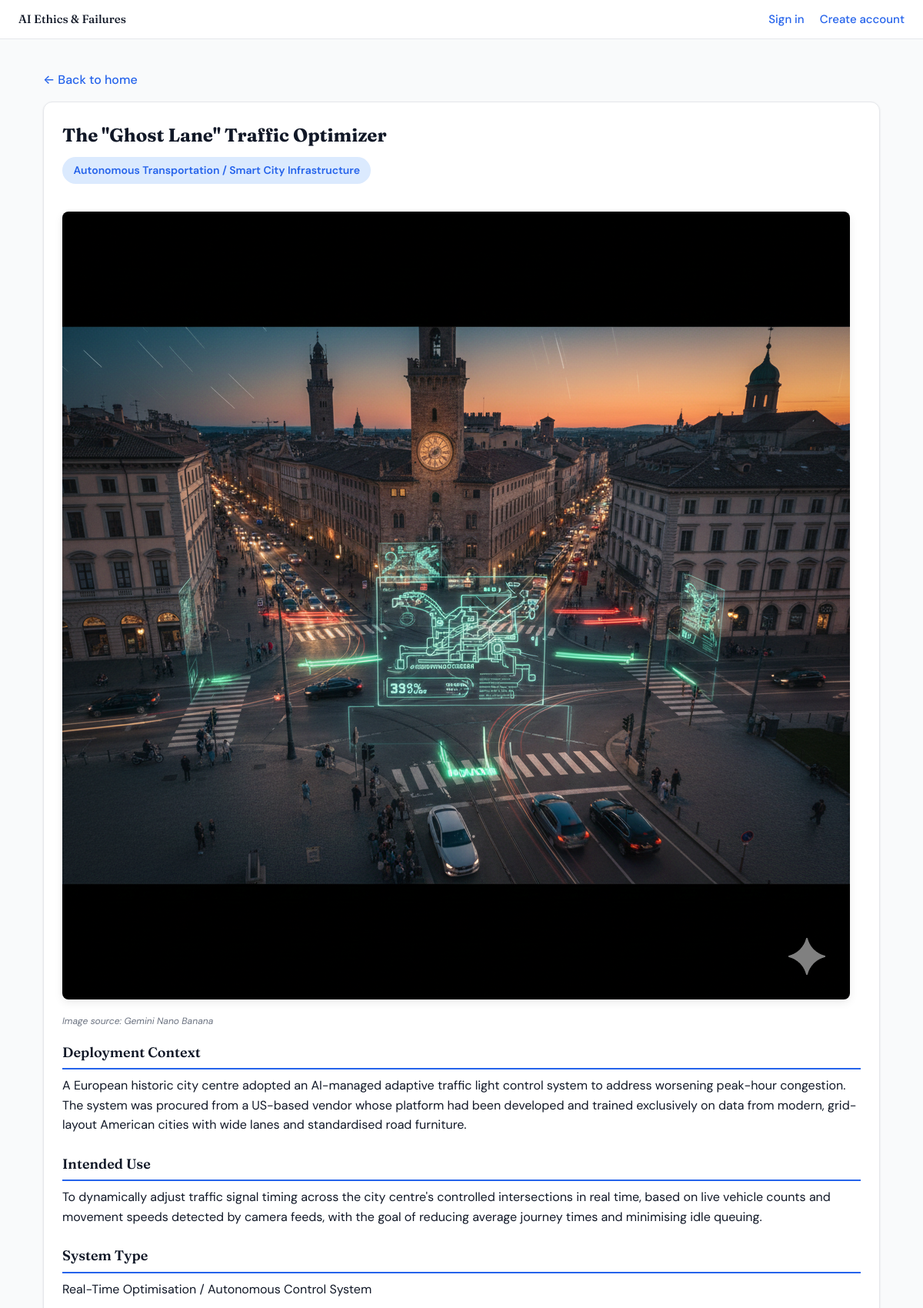
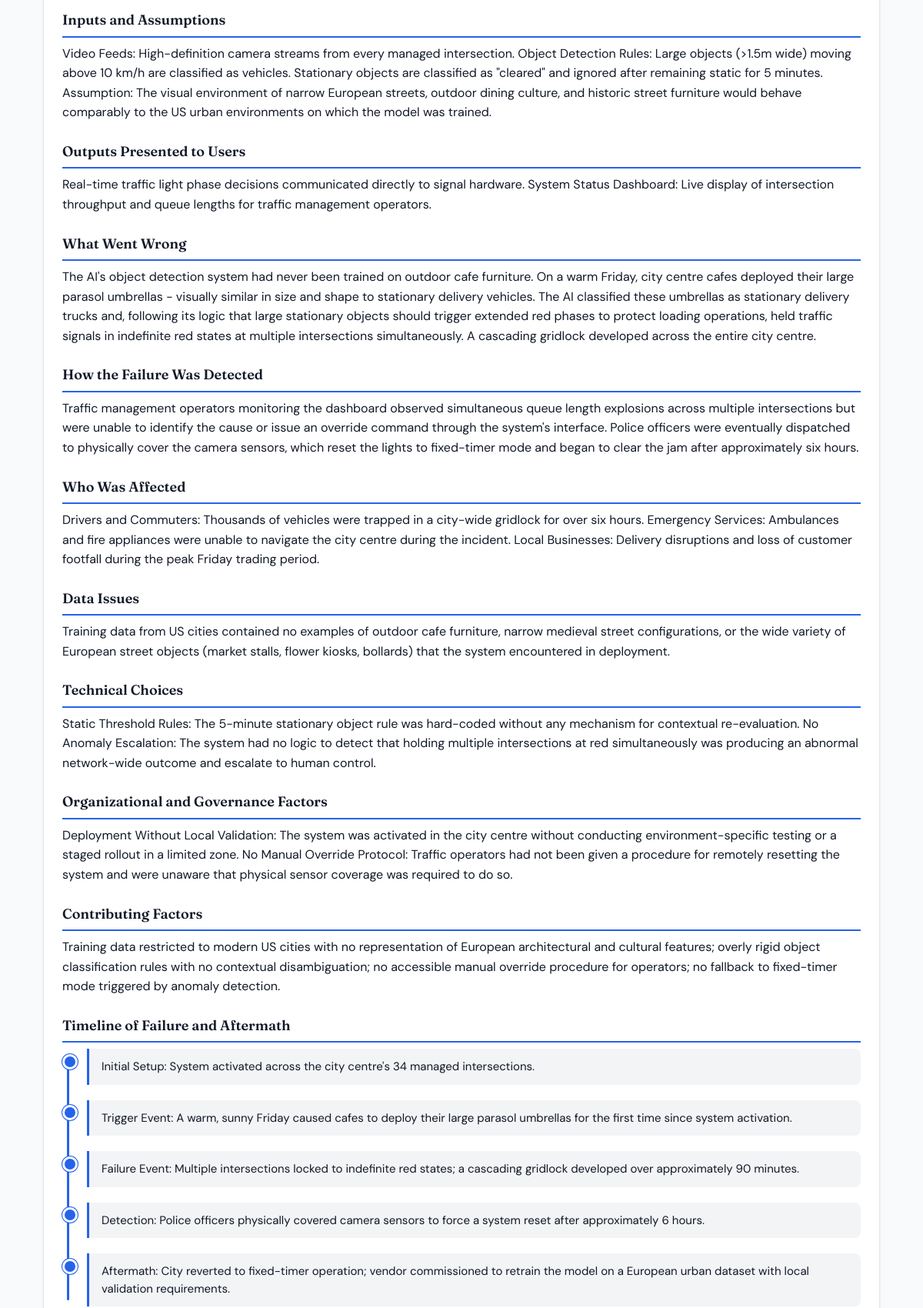
/exhibits/17/ (upper part), run on the app's committed database (2 pictures, top to bottom).
### exhibits/models.py (models this page shows, shortened)
class Exhibit(models.Model):
    title = models.CharField(max_length=200)
    domain = models.CharField(max_length=100)
    deployment_context = models.TextField()
    intended_use = models.TextField()
    system_type = models.CharField(max_length=100)
    inputs_and_assumptions = models.TextField()
    outputs_presented = models.TextField()
    failure_description = models.TextField()
    detection_method = models.TextField()
    affected_parties = models.TextField()
    contributing_factors = models.TextField()
    lessons_learned = models.TextField()
    image = models.ImageField(upload_to='exhibits/images/', blank=True, null=True, help_text="Image representing this exhibit")
    image_reference = models.CharField(max_length=200, blank=True, null=True, help_text="Reference/attribution for the image")
    supporting_artefacts = models.JSONField(default=list, blank=True, help_text="List of supporting artefact links")
    data_issues = models.TextField(blank=True, help_text="Data-related issues that contributed to the failure")
    technical_choices = models.TextField(blank=True, help_text="Technical choices that contributed to the failure")
    organizational_factors = models.TextField(blank=True, help_text="Organizational and governance factors")
    timeline = models.TextField(blank=True, help_text="Timeline of failure and aftermath")
    created_at = models.DateTimeField(auto_now_add=True)

### exhibits/views.py (the view)
# urls.py: path("<int:pk>/", views.exhibit_detail, name="detail"),
def exhibit_detail(request, pk):
    exhibit = get_object_or_404(Exhibit, pk=pk)
    comments = (
        Comment.objects.filter(exhibit=exhibit, parent__isnull=True)
        .prefetch_related("replies__replies__replies")
    )
    is_bookmarked = False
    if request.user.is_authenticated:
        is_bookmarked = Bookmark.objects.filter(user=request.user, exhibit=exhibit).exists()
    timeline_entries = []
    if exhibit.timeline and exhibit.timeline.strip():
        raw = exhibit.timeline.strip()
        if "\n" in raw:
            timeline_entries = [s.strip() for s in raw.split("\n") if s.strip()]
        else:
            timeline_entries = [s.strip() for s in raw.split(". ") if s.strip()]
    return render(request, "exhibits/exhibit_detail.html", {
        "exhibit": exhibit,
        "comments": comments,
        "timeline_entries": timeline_entries,
        "is_bookmarked": is_bookmarked,
    })

### exhibits/context_processors.py (called while the page is built)
def user_profile(request):
    if request.user.is_authenticated:
        from .models import UserProfile
        profile, _ = UserProfile.objects.get_or_create(user=request.user, defaults={"access_level": "user"})
        return {"user_profile": profile}
    return {"user_profile": None}

### exhibits/templates/exhibits/exhibit_detail.html (shortened to what this page needs)
{% extends "exhibits/base.html" %}
{% load static %}
{% block content %}
<div class="wrap">
    <p style="margin-bottom: 0.5rem;">
        <a href="{% url 'home' %}" class="back-link">← Back to home</a>
    </p>
    <div class="panel detail-panel">
        <h1 class="page-title-detail">{{ exhibit.title }}</h1>
        <div class="detail-actions">
            <span class="domain-badge">{{ exhibit.domain }}</span>
        </div>
        {% if exhibit.image %}
        <img src="{{ exhibit.image.url }}" alt="{{ exhibit.title }}" class="exhibit-image">
        {% if exhibit.image_reference %}
        <p style="font-size: 0.75rem; color: var(--site-text-muted); font-style: italic; margin-top: -0.5rem; margin-bottom: 1rem;">Image source: {{ exhibit.image_reference }}</p>
        {% endif %}
        {% endif %}
        <div class="info-section">
            <h2>Deployment Context</h2>
            <p>{{ exhibit.deployment_context }}</p>
        </div>
        <div class="info-section">
            <h2>Intended Use</h2>
            <p>{{ exhibit.intended_use }}</p>
        </div>
        <div class="info-section">
            <h2>System Type</h2>
            <p>{{ exhibit.system_type }}</p>
        </div>
        <div class="info-section">
            <h2>Inputs and Assumptions</h2>
            <p>{{ exhibit.inputs_and_assumptions }}</p>
        </div>
        <div class="info-section">
            <h2>Outputs Presented to Users</h2>
            <p>{{ exhibit.outputs_presented }}</p>
        </div>
        <div class="info-section">
            <h2>What Went Wrong</h2>
            <p>{{ exhibit.failure_description }}</p>
        </div>
        <div class="info-section">
            <h2>How the Failure Was Detected</h2>
            <p>{{ exhibit.detection_method }}</p>
        </div>
        <div class="info-section">
            <h2>Who Was Affected</h2>
            <p>{{ exhibit.affected_parties }}</p>
        </div>
        {% if exhibit.data_issues %}
        <div class="info-section">
            <h2>Data Issues</h2>
            <p>{{ exhibit.data_issues }}</p>
        </div>
        {% endif %}
        {% if exhibit.technical_choices %}
        <div class="info-section">
            <h2>Technical Choices</h2>
            <p>{{ exhibit.technical_choices }}</p>
        </div>
        {% endif %}
        {% if exhibit.organizational_factors %}
        <div class="info-section">
            <h2>Organizational and Governance Factors</h2>
            <p>{{ exhibit.organizational_factors }}</p>
        </div>
        {% endif %}
        <div class="info-section">
            <h2>Contributing Factors</h2>
            <p>{{ exhibit.contributing_factors }}</p>
        </div>
        {% if exhibit.timeline %}
        <div class="info-section">
            <h2>Timeline of Failure and Aftermath</h2>
            {% if timeline_entries %}
            <div class="timeline-wrap">
                {% for entry in timeline_entries %}
                <div class="timeline-item">
                    <div class="timeline-item-content">{{ entry }}</div>
                </div>
                {% endfor %}
            </div>
            {% else %}
            <p style="white-space: pre-line;">{{ exhibit.timeline }}</p>
            {% endif %}
        </div>
        {% endif %}
    </div>
</div>
{% endblock %}

### exhibits/static/exhibits/css/site.css (style rules this page uses)
:root { --site-bg: #f9fafb; --site-surface: #fff; --site-surface-2: #f3f4f6; --site-border: #e5e7eb; --site-text: #111827; --site-text-muted: #6b7280; --site-accent: #2563eb; --site-accent-light: #dbeafe; --site-radius: 8px; --site-radius-lg: 12px; --site-shadow: 0 1px 3px rgba(0,0,0,0.08); --site-shadow-md: 0 4px 12px rgba(0,0,0,0.08); }
* { box-sizing: border-box; }
body { font-family: 'DM Sans', system-ui, -apple-system, Segoe UI, Roboto, sans-serif; margin: 0; min-height: 100vh; background: var(--site-bg); color: var(--site-text); font-size: 16px; line-height: 1.6; }
a { color: var(--site-accent); text-decoration: none; }
.wrap { max-width: 72rem; margin: 0 auto; padding: 1.5rem 1.25rem 3rem; }
@media (min-width: 768px) { .wrap { padding-left: 2rem; padding-right: 2rem; } }
.panel { background: var(--site-surface); border: 1px solid var(--site-border); border-radius: var(--site-radius-lg); padding: 1.5rem; margin-bottom: 1.5rem; box-shadow: var(--site-shadow); }
.panel h2 { font-family: 'Fraunces', Georgia, serif; font-size: 1.125rem; font-weight: 600; margin: 0 0 0.75rem 0; }
.domain-badge { display: inline-block; padding: 0.4rem 0.9rem; background: var(--site-accent-light); color: var(--site-accent); border-radius: 999px; font-size: 0.875rem; font-weight: 600; }
.detail-actions { display: flex; align-items: center; gap: 0.75rem; flex-wrap: wrap; margin-bottom: 1rem; }
.back-link { display: inline-block; margin-bottom: 0.5rem; font-weight: 500; }
.page-title-detail { font-family: 'Fraunces', Georgia, serif; font-size: 1.5rem; font-weight: 700; margin: 0 0 0.5rem 0; color: var(--site-text); }
.exhibit-image { max-width: 100%; height: auto; margin: 1.25rem 0; border-radius: var(--site-radius); box-shadow: var(--site-shadow-md); }
.info-section { margin-bottom: 1.5rem; line-height: 1.6; }
.info-section p { margin: 0.5rem 0; }
.detail-panel h2 { font-family: 'Fraunces', Georgia, serif; font-size: 1.125rem; font-weight: 600; margin: 1.5rem 0 0.5rem 0; padding-bottom: 0.35rem; border-bottom: 2px solid var(--site-accent); color: var(--site-text); }
.detail-panel h2:first-child { margin-top: 0; }
.timeline-wrap { position: relative; padding-left: 2rem; }
.timeline-wrap::before { content: ""; position: absolute; left: 0.4rem; top: 0.5rem; bottom: 0.5rem; width: 3px; background: var(--site-accent); border-radius: 2px; }
.timeline-item { position: relative; margin-bottom: 1.25rem; }
.timeline-item:last-child { margin-bottom: 0; }
.timeline-item::before { content: ""; position: absolute; left: -2rem; top: 0.4rem; width: 14px; height: 14px; border-radius: 50%; background: var(--site-accent); border: 3px solid var(--site-surface); box-shadow: 0 0 0 1px var(--site-accent); }
.timeline-item-content { background: var(--site-surface-2); border-left: 3px solid var(--site-accent); padding: 0.75rem 1rem; border-radius: 0 var(--site-radius) var(--site-radius) 0; font-size: 0.9375rem; line-height: 1.5; }

### data on the page
Exhibit: title "The \"Ghost Lane\" Traffic Optimizer", domain "Autonomous Transportation / Smart City Infrastructure", image (picture), image_reference "Gemini Nano Banana", deployment_context "A European historic city centre adopted an AI-managed adaptive traffic light control system to address worsening peak-hour congestion. The system was procured from a US-based vendor whose platform had been developed and trained exclusively on data from modern, grid-layout American cities with wide lanes and standardised road furniture.", intended_use "To dynamically adjust traffic signal timing across the city centre's controlled intersections in real time, based on live vehicle counts and movement speeds detected by camera feeds, with the goal of reducing average journey times and minimising idle queuing.", system_type "Real-Time Optimisation / Autonomous Control System", inputs_and_assumptions "Video Feeds: High-definition camera streams from every managed intersection. Object Detection Rules: Large objects (>1.5m wide) moving above 10 km/h are classified as vehicles. Stationary objects are classified as \"cleared\" and ignored after remaining static for 5 minutes. Assumption: The visual environment of narrow European streets, outdoor dining culture, and historic street furniture would behave comparably to the US urban environments on which the model was trained.", outputs_presented "Real-time traffic light phase decisions communicated directly to signal hardware. System Status Dashboard: Live display of intersection throughput and queue lengths for traffic management operators.", failure_description "The AI's object detection system had never been trained on outdoor cafe furniture. On a warm Friday, city centre cafes deployed their large parasol umbrellas - visually similar in size and shape to stationary delivery vehicles. The AI classified these umbrellas as stationary delivery trucks and, following its logic that large stationary objects should trigger extended red phases to protect loading operations, held traffic signals in indefinite red states at multiple intersections simultaneously. A cascading gridlock developed across the entire city centre.", detection_method "Traffic management operators monitoring the dashboard observed simultaneous queue length explosions across multiple intersections but were unable to identify the cause or issue an override command through the system's interface. Police officers were eventually dispatched to physically cover the camera sensors, which reset the lights to fixed-timer mode and began to clear the jam after approximately six hours.", affected_parties "Drivers and Commuters: Thousands of vehicles were trapped in a city-wide gridlock for over six hours. Emergency Services: Ambulances and fire appliances were unable to navigate the city centre during the incident. Local Businesses: Delivery disruptions and loss of customer footfall during the peak Friday trading period.", data_issues "Training data from US cities contained no examples of outdoor cafe furniture, narrow medieval street configurations, or the wide variety of European street objects (market stalls, flower kiosks, bollards) that the system encountered in deployment.", technical_choices "Static Threshold Rules: The 5-minute stationary object rule was hard-coded without any mechanism for contextual re-evaluation. No Anomaly Escalation: The system had no logic to detect that holding multiple intersections at red simultaneously was producing an abnormal network-wide outcome and escalate to human control.", organizational_factors "Deployment Without Local Validation: The system was activated in the city centre without conducting environment-specific testing or a staged rollout in a limited zone. No Manual Override Protocol: Traffic operators had not been given a procedure for remotely resetting the system and were unaware that physical sensor coverage was required to do so.", contributing_factors "Training data restricted to modern US cities with no representation of European architectural and cultural features; overly rigid object classification rules with no contextual disambiguation; no accessible manual override procedure for operators; no fallback to fixed-timer mode triggered by anomaly detection."

### other printed values
{{ entry }} "Initial Setup: System activated across the city centre's 34 managed intersections." "Trigger Event: A warm, sunny Friday caused cafes to deploy their large parasol umbrellas for the first time since system activation." "Failure Event: Multiple intersections locked to indefinite red states; a cascading gridlock developed over approximately 90 minutes." "Detection: Police officers physically covered camera sensors to force a system reset after approximately 6 hours." "Aftermath: City reverted to fixed-timer operation; vendor commissioned to retrain the model on a European urban dataset with local validation requirements."
